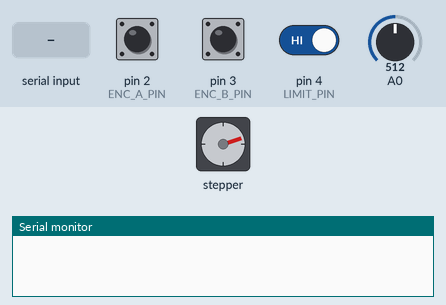
The sketch below on a simulated Arduino Uno, built with avr-gcc and run on an emulated ATmega328P. Shown: stepper motor, the last lines printed to the serial monitor. The test bench sets the inputs (shaded band); at power-on: pin 4 (LIMIT_PIN) HIGH, pin 2 (ENC_A_PIN) HIGH, pin 3 (ENC_B_PIN) HIGH, A0 = 512. Stepper angles assume 400 steps per turn.

Above: at 0.8 s.
0.9 s: pin 4 (LIMIT_PIN) driven LOW
3.9 s: "90,45\n" received over Serial
At 5.8 s:
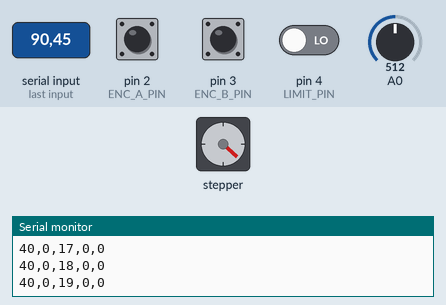
6.4 s: "30,150\n" received over Serial
At 7.7 s:
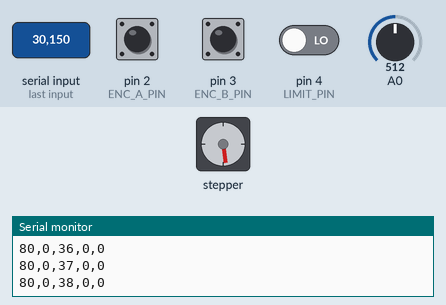
8.9 s: "0\n" received over Serial
At 10.2 s:
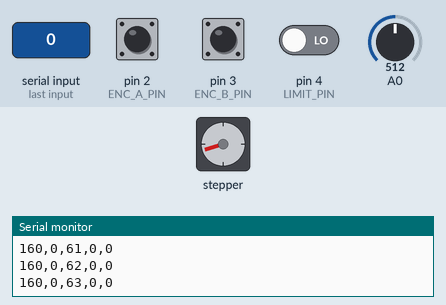
11.4 s: "5\n" received over Serial
At 12.7 s:
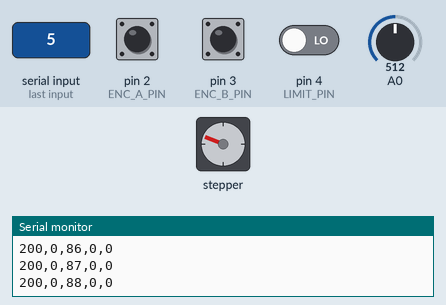
13.9 s: "0\n" received over Serial
At 15.2 s:
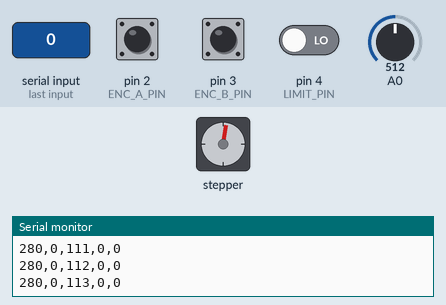
Timing chart, 0 to 16.9 s (numbered marks = the images above; inputs shaded):
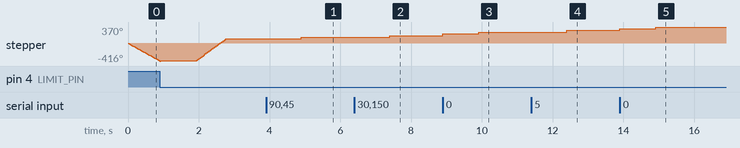

The sketch:

main.ino
```cpp
#include <A4988.h>
#include <MsTimer2.h>

// 定義されたピンと変数
#define ENC_A_PIN 2
#define ENC_B_PIN 3
#define LIMIT_PIN 4
#define DIR_PIN 5
#define STEP_PIN 6
const int MOTOR_STEPS = 200;
bool limit_status = false;
volatile long encCount = 0;
int num_steps = 0;
const float RPM_MAX = 470;
int microsteps = 2;
int acc_offset = 0;
int acc_val = 0;
long datanumber = 0;
int pos_cart = 0;
int state_cart = 0;
int rotate = 40;


// ステッピングモータ制御のインスタンス
A4988 stepper(MOTOR_STEPS, DIR_PIN, STEP_PIN);

// 割り込みルーチンとその他の関数宣言
void encItrA();
void encItrB();
void calib_motor();
void calibAcc();
void obs();

void setup() {
  Serial.begin(115200);
  stepper.begin(30, microsteps);
  pinMode(ENC_A_PIN, INPUT);
  pinMode(ENC_B_PIN, INPUT);
  pinMode(LIMIT_PIN, INPUT_PULLUP);
  attachInterrupt(digitalPinToInterrupt(ENC_A_PIN), encItrA, CHANGE);
  attachInterrupt(digitalPinToInterrupt(ENC_B_PIN), encItrB, CHANGE);
  calib_motor();
  delay(1000);
  calibAcc();
  stepper.setRPM(400);
  MsTimer2::set(100, obs);
  MsTimer2::start();
}

void loop() {

  if (pos_cart > 500 || pos_cart < -500) {
    state_cart = 1;
  }
  // シリアル通信でデータが利用可能か確認
  if (Serial.available() > 0) {
    int received = Serial.parseInt();
    if (received == 0) {  //左？（正）
      // PCからのコマンドに従ってモータを正の方向に動かす
      //stepper.setRPM(400);
      stepper.rotate(rotate);
      pos_cart += rotate;
    } else if (received == 1) {
      // PCからのコマンドに従ってモータを負の方向に動かす
      //stepper.setRPM(400);
      stepper.rotate(-rotate);
      pos_cart -= rotate;
    } else if (received == -1) {
      // リセットコマンドを受け取った場合、キャリブレーションを行う
      calib_motor();  // モータのキャリブレーションを実行
      calibAcc();     // 加速度センサのキャリブレーションを実行
      // キャリブレーションが完了したことをPCに通知
      //Serial.println("calibrat);
      // エンコーダのカウントをリセット
      encCount = 0;
      pos_cart = 0;
      state_cart = 0;
      datanumber = 0;
    }
    // 受信したコマンドが0、1、-1いずれでもない場合の処理
    // ... ここにコマンドに応じたその他の処理を追加
  }
}


//エンコーダA相割り込み
void encItrA() {
  encCount += digitalRead(ENC_A_PIN) == digitalRead(ENC_B_PIN) ? -1 : 1;
}
//エンコーダB相割り込み
void encItrB() {
  encCount += digitalRead(ENC_A_PIN) == digitalRead(ENC_B_PIN) ? 1 : -1;
}

void calibAcc(void) {
  long acc_sum = 0;
  for (int i = 0; i < 100; i++) {
    acc_sum += analogRead(A0);
  }
  acc_offset = acc_sum / 100;
}
void obs(void) {
  acc_val = analogRead(A0) - acc_offset;
  Serial.print(pos_cart);
  Serial.print(",");
  Serial.print(state_cart);
  Serial.print(",");
  Serial.print(datanumber);
  Serial.print(",");
  Serial.print(encCount);
  Serial.print(",");
  Serial.println(acc_val);

  datanumber++;
}

void calib_motor(void) {
  while (digitalRead(LIMIT_PIN) == HIGH) {

    stepper.setRPM(100);
    stepper.rotate(-10);
    delayMicroseconds(5000);
  }
  stepper.rotate(10);
  delay(1000);
  stepper.rotate(500);
  Serial.println("ce");
}
```

Measured:
- after the input at 3.9 s, stepper: turns 40° clockwise, starting after 1.0 s
- after the input at 6.4 s, stepper: turns 39° clockwise, starting after 1.0 s
- after the input at 8.9 s, stepper: goes 212° 1.0 s, then 252°, starting at once
- after the input at 11.4 s, stepper: turns 39° clockwise, starting after 1.0 s
- after the input at 13.9 s, stepper: goes 331° 1.0 s, then 370°, starting at once
